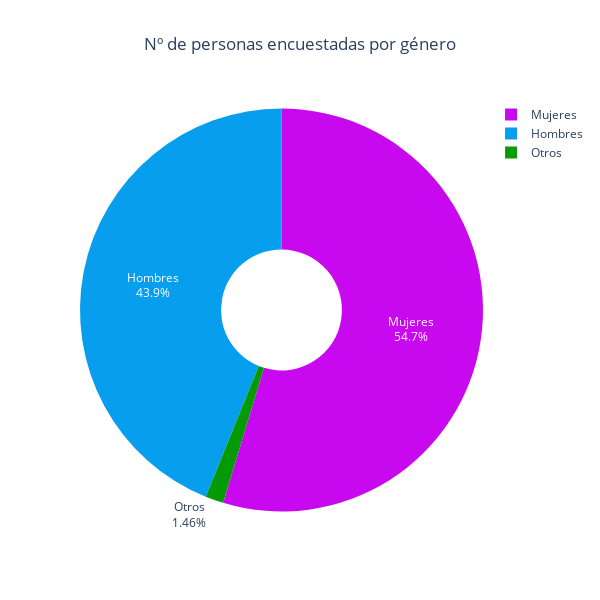

Notebook cell for this chart:
### Code cell
colors = ["#C808EE", "#089EEE", "#069B06"]
fig = go.Figure(data=[go.Pie(labels=etiquetas, values=conteo_genero, 
                             marker=dict(colors=colors),
                             textinfo='label+percent',
                             hole=0.3)])

fig.update_layout(title="Nº de personas encuestadas por género", title_x=0.5)
fig.update_layout(width=600, height=600)
fig.show()

### Figure 1 — Plotly figure (JSON) as saved in the notebook; plotly's stock layout.template omitted (floating-point values rounded to 4 significant figures)
{"data": [{"hole": 0.3, "labels": ["Mujeres", "Hombres", "Otros"], "marker": {"colors": ["#C808EE", "#089EEE", "#069B06"]}, "textinfo": "label+percent", "type": "pie", "values": [263, 211, 7]}], "layout": {"height": 600, "title": {"text": "Nº de personas encuestadas por género", "x": 0.5}, "width": 600}}
